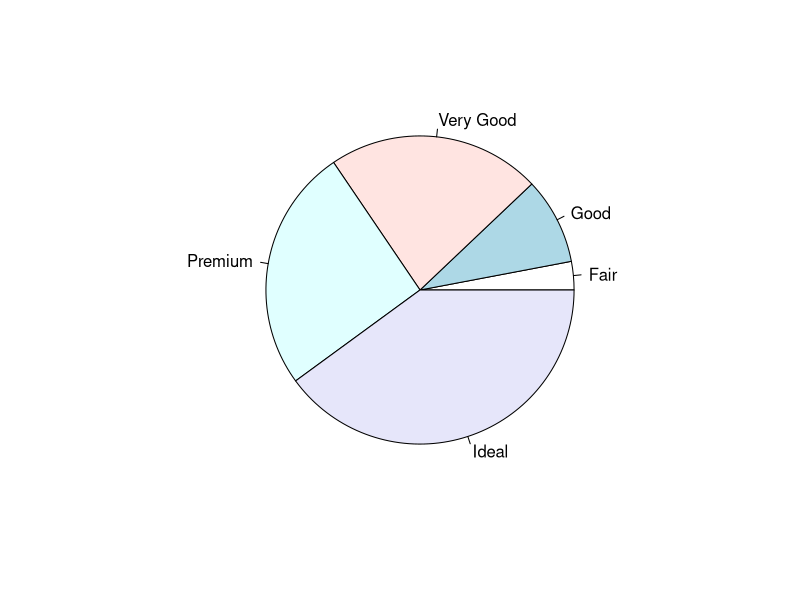

The R source for this figure: (Note: this script raises an error after producing the figure.)
library(ggplot2)
n = nrow(diamonds)
cut = diamonds$cut

cuttable = data.frame(table (cut))
pie(cuttable$Freq,labels = cuttable$cut)
ggplot(data = cuttable, aes(x = "", y = Freq, fill = cut))+
  coord_polar("y",start = 0)+
  geom_bar(stat = "log", width = 1)+
  #theme_void()+
  scale_fill_brewer(palette = "Set2")
